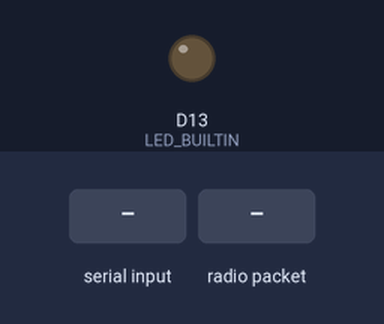
Bench run of a program on a simulated Adafruit Feather M0. Parts: output pins drawn as LEDs (lit = HIGH). The test bench sets the inputs (shaded band). No radio packets arrive unless stated; pins used as bus, display or sensor lines are not drawn; what the program prints to the serial monitor is not drawn.

Above: at 2.2 s.
2.3 s: "1" received over Serial
At 3.34 s:
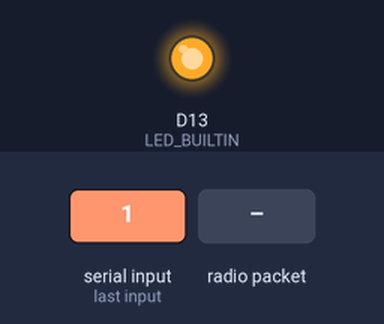
4.8 s: radio packet "1" arrives
Timing chart, 0 to 7.8 s (numbered marks = the images above; inputs shaded):
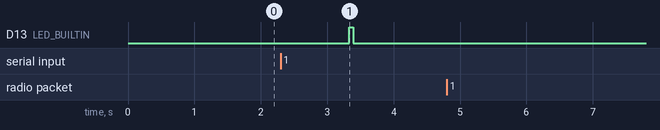

The program:

main.cpp
```cpp
#include <Arduino.h>
#include <Wire.h>
#include <LoRaCommunicator.h>

LoRaCommunicator radio;
char incomingBuffer[255][10];
char outgoing[255];

int outgoingLoc = 0;

int lastMessageLoc = 0;
int firstMessageLoc = 0;

void i2cRecv(int number)
{

	while(Wire.available() && outgoingLoc < 254)
	{
		outgoing[outgoingLoc] = Wire.read();
		if(outgoing[outgoingLoc] == '\0')
		{
			radio.sendString(outgoing);
			outgoingLoc = 0;
		}
	}

	if(outgoingLoc == 254)
	{
		outgoing[outgoingLoc] = '\0';
		radio.sendString(outgoing);
		outgoingLoc = 0;
	}
}

void messageRequest()
{
	if(lastMessageLoc == firstMessageLoc)
		Wire.write('\0');

	else
	{
		char * tempChr = incomingBuffer[firstMessageLoc ++];

		while(*tempChr != '\0')
			Wire.write(*tempChr);

		Wire.write('\0');

		firstMessageLoc = firstMessageLoc%10;
	}

}

void setup()
{
	Wire.begin(5);
	Wire.onReceive(i2cRecv);
	Wire.onRequest(messageRequest);
	radio.begin();

}

void loop()
{
	if(Serial.available())
	{
		radio.sendString(Serial.readString().c_str());
	}
	if(radio.receiveString(incomingBuffer[lastMessageLoc]))
	{
		Serial.println(lastMessageLoc);
		Serial.println(incomingBuffer[lastMessageLoc]);
		lastMessageLoc++;
		lastMessageLoc = lastMessageLoc%10;

		for(int i = 0; i < 10; i++)
		{
			Serial.print("|");
			Serial.print(incomingBuffer[i]);
			Serial.print("| ");
		}
	}

	delay(50);
}
```

LoRaCommunicator.h
```cpp
// (licence header left out)
#ifndef LORACOMMUNICATOR_H
#define LORACOMMUNICATOR_H

#define RADIO_CSPIN 8 //The Circuit Select Pin used to toggle SPI Comms On/Off
#define RFM95_CS 8 //Radio chipset pin
#define RFM95_RST 4 //Radio reset pin
#define RFM95_INT 3 //Radio SPI pin

#include <RH_RF95.h>


class LoRaCommunicator
{
protected:
    RH_RF95 rf95 = RH_RF95(RFM95_CS, RFM95_INT);

    float frequency = 915.5;

    void CSEnable(boolean enable)
	{
		if(enable)
			digitalWrite(RADIO_CSPIN, LOW);	//Drop LOW to enable SPI Comms
		else
			digitalWrite(RADIO_CSPIN, HIGH); //Set HIGH to disable SPI Comms
	}

public:
    void begin()
    {
        pinMode(RADIO_CSPIN, OUTPUT);
        digitalWrite(RADIO_CSPIN, LOW);
        pinMode(LED_BUILTIN, OUTPUT);

        pinMode(RFM95_RST, OUTPUT);

    		// Reset the Radio
    		digitalWrite(RFM95_RST, HIGH);
    		delay(1000);
    		digitalWrite(RFM95_RST, LOW);
    		delay(10);
    		digitalWrite(RFM95_RST, HIGH);
    		delay(10);

        this->rf95.init();
        this->rf95.setFrequency(this->frequency);
        this->rf95.setTxPower(23, false);
        digitalWrite(LED_BUILTIN, LOW);
    }

    void sendString(const char * str)
    {
        digitalWrite(LED_BUILTIN, HIGH);
        this->rf95.send((byte *) str, strlen(str) + 1);
        this->rf95.waitPacketSent();
        digitalWrite(LED_BUILTIN, LOW);
        Serial.println(str);
    }

    bool receiveString(char * output)
    {
        uint8_t len;
        bool received = this->rf95.recv((byte *) output, &len);

        return received;
    }
};

#endif
```

Measured:
- after the input at 2.3 s, D13 (LED_BUILTIN): LOW → HIGH after 1.0 s, → LOW 0.06 s later
- after the input at 4.8 s, every drawn part: stays the same
